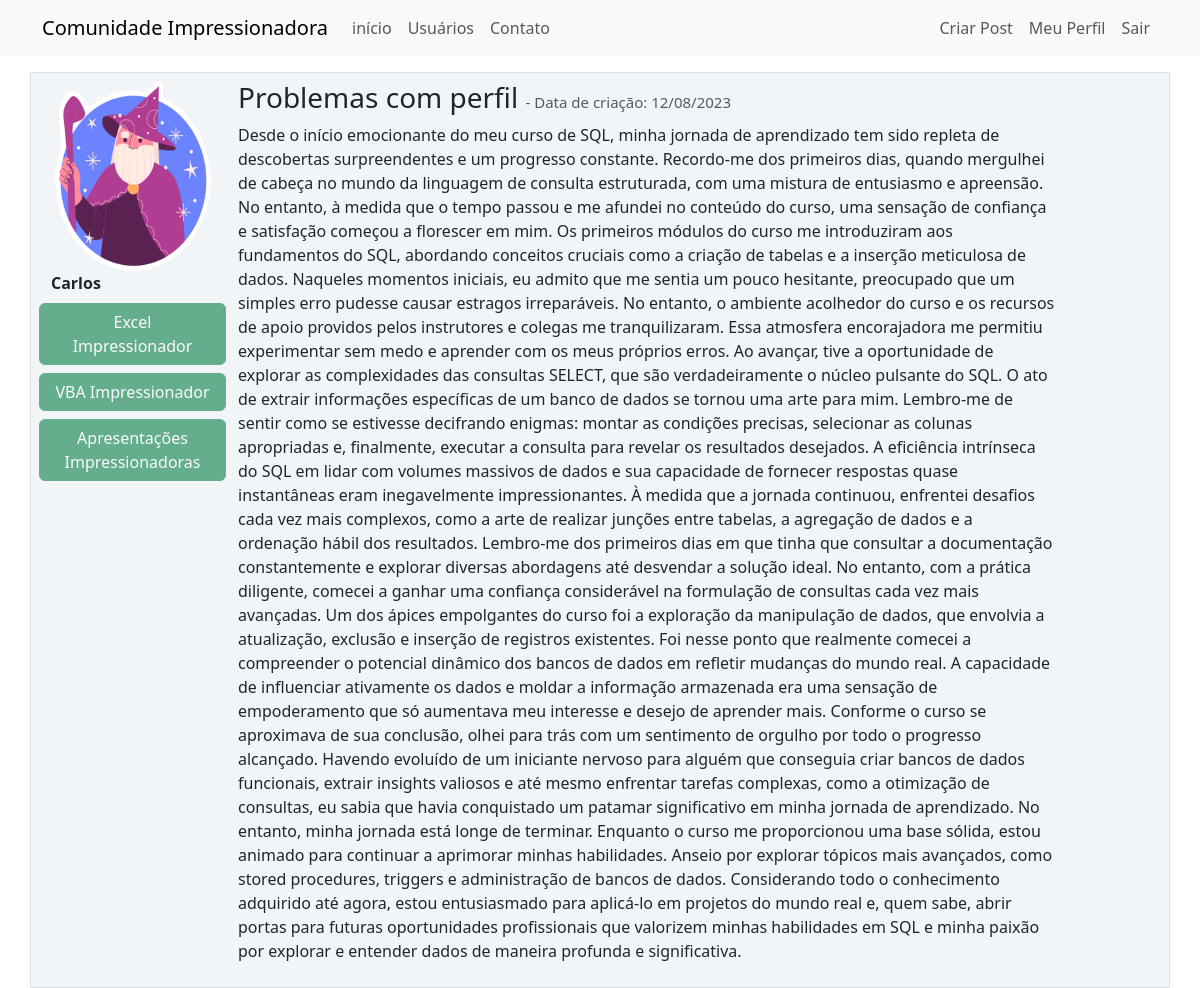
Page /post/5 (signed in) on the committed database.
### comunidadeimpressionadora/models.py (models this page shows, shortened)
class Usuario(Base,UserMixin):
    __tablename__ = 'usuario'
    id = Column(Integer, primary_key=True)
    username = Column(String, nullable=False)
    email = Column(String, nullable=False, unique=True)
    senha = Column(String, nullable=False)
    foto_perfil = Column(String, default='default.jpg')
    posts = relationship('Post', backref='autor', lazy=True)
    cursos = Column(String, nullable=False, default='Não informado')

class Post(Base):
    __tablename__ = 'post'
    id = Column(Integer, primary_key=True)
    titulo = Column(String, nullable=False)
    corpo = Column(Text, nullable=False)
    data_criacao = Column(DateTime, nullable=False, default=datetime.utcnow)
    id_usuario = Column(Integer, ForeignKey('usuario.id'), nullable=False)

### comunidadeimpressionadora/routes.py (the view)
@app.route("/post/<post_id>", methods=['GET', 'POST'])
@login_required
def exibir_post(post_id):
    post = session.get(Post,post_id)
    if current_user == post.autor:
        form = FormCriarPost()
        if request.method == 'GET':
            form.titulo.data = post.titulo
            form.corpo.data = post.corpo
        elif form.validate_on_submit():
            post.titulo = form.titulo.data
            post.corpo = form.corpo.data
            session.commit()
            flash('Post atualizado com sucesso', 'alert-success')
            return redirect(url_for('home'))
    else:
        form = None
    return render_template('post.html', post=post, form=form)

### comunidadeimpressionadora/models.py (called while the page is built)
@login_manager.user_loader
def load_usuario(id_usuario):
    return session.get(Usuario,id_usuario)

### comunidadeimpressionadora/templates/post.html (shortened to what this page needs)
{% extends 'base.html' %}
{% block body %}
    <div class="container mt-3">
            <div class="row border mt-3 p-2 meupost">
                <div class="col col-2">
                    <div class="flex-shrink-0">
                        <img src="{{ url_for('static', filename='fotos_perfil/{}'.format(post.autor.foto_perfil)) }}"
                        alt="Generic placeholder image" class="img-fluid"
                        style="width: 250px; height: 190px; border-radius: 10px;">
                    </div>
                    <strong>{{ post.autor.username }}</strong>
                    <div class="row justify-content-center">
                        {% for curso in post.autor.cursos.split(';') %}
                            <button type="button" class="btn btn-success mt-2" disabled>{{ curso }}</button>
                        {% endfor %}
                    </div>
                </div>
                <div class="col col-9">
                    <h3> {{ post.titulo }}
                    <small  class="text-muted" style="font-size: 15px"> - Data de criação: {{ post.data_criacao.strftime('%d/%m/%Y') }}
                    </small>
                    </h3>
                    <p>{{ post.corpo }}</p>
                </div>
            </div>
    </div>
{% endblock %}

### comunidadeimpressionadora/static/main.css (style rules this page uses)
.meupost { background: #f2f5f8 !important; }

### rows in the picture
Usuario: foto_perfil (picture), autor.username "Carlos"
Post: titulo "Problemas com perfil", data_criacao "12/08/2023", corpo "Desde o início emocionante do meu curso de SQL, minha jornada de aprendizado tem sido repleta de descobertas surpreendentes e um progresso constante. Recordo-me dos primeiros dias, quando mergulhei de cabeça no mundo da linguagem de consulta estruturada, com uma mistura de entusiasmo e apreensão. No entanto, à medida que o tempo passou e me afundei no conteúdo do curso, uma sensação de confiança e satisfação começou a florescer em mim. Os primeiros módulos do curso me introduziram aos fundamentos do SQL, abordando conceitos cruciais como a criação de tabelas e a inserção meticulosa de dados. Naqueles momentos iniciais, eu admito que me sentia um pouco hesitante, preocupado que um simples…"

### other values in the picture
{{ curso }} "Excel Impressionador" "VBA Impressionador" "Apresentações Impressionadoras"
